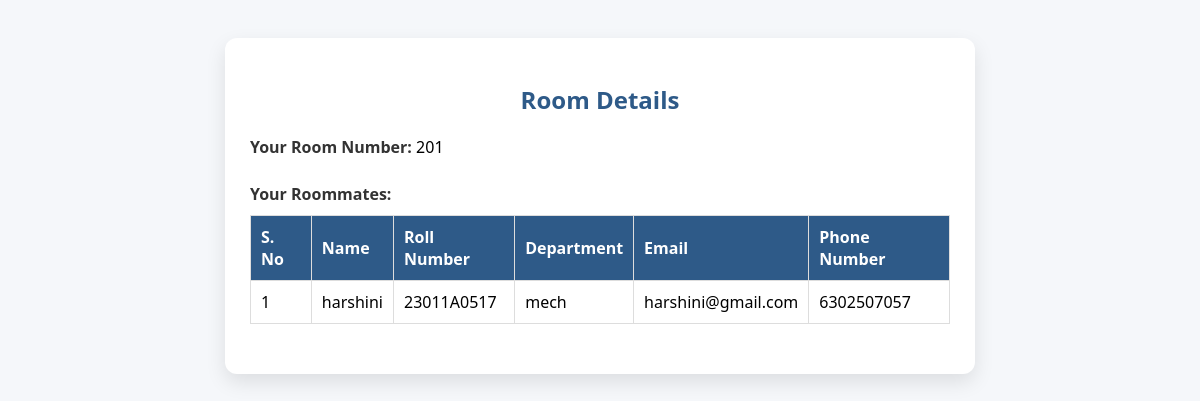
The app's page /room_info/ (signed in) with its own data.
### chandana/models.py (models this page shows, shortened)
class rooms(models.Model):
    roomno=models.CharField(max_length=10,unique=True)
    totalbeds=models.IntegerField()

class RoomAllocation(models.Model):
    student = models.OneToOneField(student, on_delete=models.CASCADE)
    room = models.ForeignKey(rooms, on_delete=models.CASCADE)
    allocated_on = models.DateTimeField(auto_now_add=True)

class student(models.Model):
    name = models.CharField(max_length=50)
    rollno = models.CharField(max_length=50)
    branch = models.CharField(max_length=50)
    admission_year = models.IntegerField()
    Email = models.EmailField(help_text="Enter Your Email address")
    phonenumber = models.CharField(max_length=15)
    password = models.CharField(max_length=100, blank=True, null=True)

### chandana/views.py (the view)
# urls.py: path('room_info/', views.room_info, name='room_info'),
def room_info(request):
    student_id = request.session.get('student_id')
    student_obj = get_object_or_404(student, id=student_id)
    allocation = RoomAllocation.objects.filter(student=student_obj).first()
    room = allocation.room if allocation else None
    roommates = RoomAllocation.objects.filter(room=room).exclude(student=student_obj) if room else []
    return render(request, "room_info.html", {
        "student": student_obj,
        "room": room,
        "roommates": roommates
    })

### chandana/templates/room_info.html (shortened to what this page needs)
<!DOCTYPE html>
<html lang="en">
<head>
</head>
<body>
    <div class="container">
        <h2>Room Details</h2>
        {% if room %}
            <div class="info-block">
                <strong>Your Room Number:</strong> {{ room.roomno }}
            </div>
            <div class="info-block">
                <strong>Your Roommates:</strong>
                {% if roommates %}
                    <table>
                        <thead>
                            <tr>
                                <th>S. No</th>
                                <th>Name</th>
                                <th>Roll Number</th>
                                <th>Department</th>
                                <th>Email</th>
                                <th>Phone Number</th>
                            </tr>
                        </thead>
                        <tbody>
                            {% for rm in roommates %}
                                <tr>
                                    <td>{{ forloop.counter }}</td>
                                    <td>{{ rm.student.name }}</td>
                                    <td>{{ rm.student.rollno }}</td>
                                    <td>{{ rm.student.branch }}</td>
                                    <td>{{ rm.student.Email }}</td>
                                    <td>{{rm.student.phonenumber}}</td>
                                </tr>
                            {% endfor %}
                        </tbody>
                    </table>
                {% else %}
                    <p>No roommates allocated yet.</p>
                {% endif %}
            </div>
        {% else %}
            <p>You have not been allocated a room yet.</p>
        {% endif %}
    </div>
</body>
</html>

### chandana/templates/room_info.html (style rules this page uses)
body { font-family: 'Segoe UI', Tahoma, Geneva, Verdana, sans-serif; background-color: #f5f7fa; padding: 30px; }
.container { max-width: 700px; background-color: white; padding: 25px; margin: auto; border-radius: 12px; box-shadow: 0 8px 20px rgba(0, 0, 0, 0.1); }
h2 { color: #2e5a88; margin-bottom: 20px; text-align: center; }
.info-block { margin-bottom: 25px; }
.info-block strong { color: #333; }
table { width: 100%; border-collapse: collapse; margin-top: 10px; }
th, td { border: 1px solid #ddd; padding: 10px; text-align: left; }
th { background-color: #2e5a88; color: white; }

### records on screen
rooms: roomno "201"
RoomAllocation: student.name "harshini", student.rollno "23011A0517", student.branch "mech", student.Email "harshini@gmail.com", student.phonenumber "6302507057"
